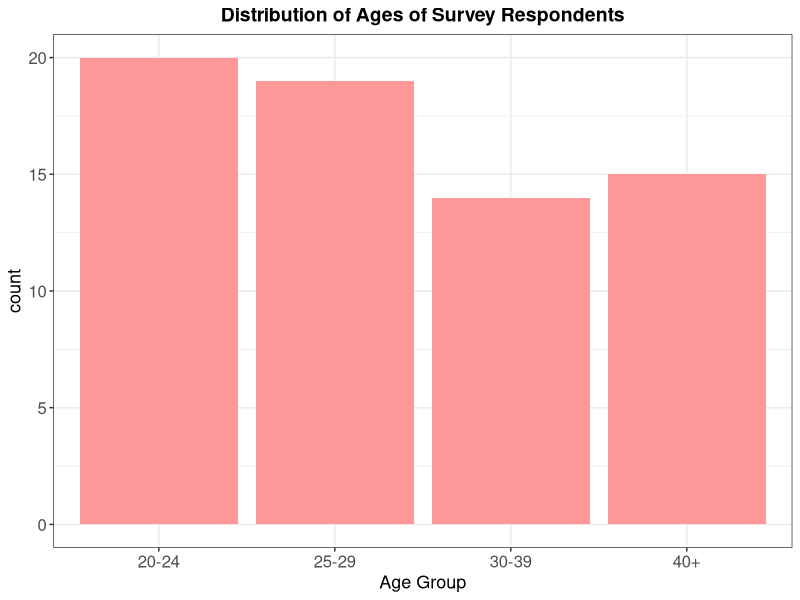
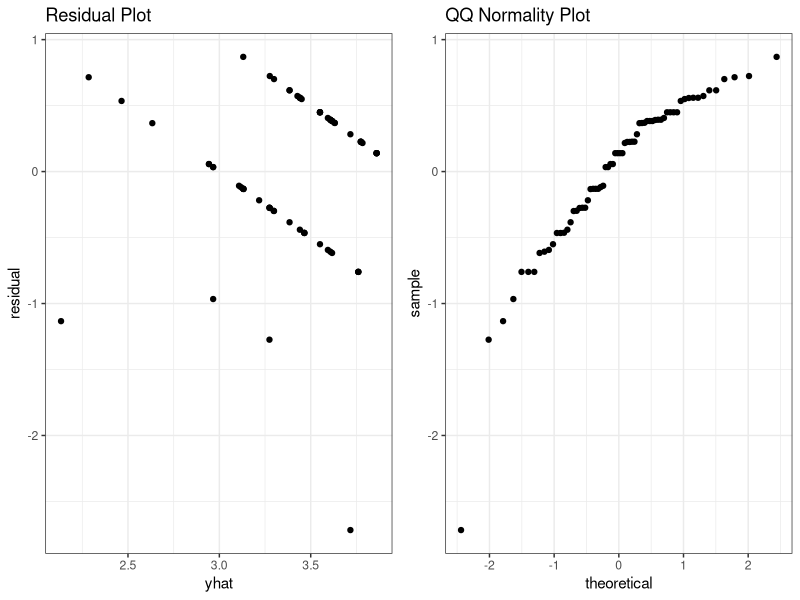

Generate these figures, in order, with R: (Note: this script raises an error after producing the figures.)
## ---- chunk 1
knitr::opts_chunk$set(echo = TRUE)
knitr::opts_chunk$set(fig.path = "images_report/")
library(tidyverse)
library(gridExtra)
library(MASS)
## ---- chunk 2
# load data
tidy_data <- read.csv("../data/tidy_data.csv")

# factor relevel
tidy_data$recycling_freq <- tidy_data$recycling_freq %>% fct_relevel("Rarely","Sometimes","Usually","Always")
tidy_data$background <- tidy_data$background %>% fct_relevel("Yes","No")
tidy_data$watch <- tidy_data$watch %>% fct_relevel("Have watched","Will pass")
## ---- chunk 3
# Changing recycling_freq to not be a factor for linear regression analysis.
tidy_data <- tidy_data %>%
  mutate(recycling_freq_nf = if_else(recycling_freq =="Always",
                                     5, if_else(recycling_freq == "Usually",
                                     4, if_else(recycling_freq == "Sometimes",
                                     3, if_else(recycling_freq == "Rarely",
                                     2, if_else(recycling_freq == "Never",
                                     1, 0))))))

## ---- chunk 4
head(tidy_data)
tidy_data <- tidy_data %>%
  mutate(age = if_else((age == "30-34" | age == "35-39"), "30-39", as.character(age)))


## ---- chunk 5
ggplot(tidy_data, aes(age)) +
  geom_histogram(stat = "Count", fill = "#ff9999") +
  labs(x = "Age Group",
       title = "Distribution of Ages of Survey Respondents") +
  theme_bw() +
  theme(plot.title = element_text(size = 14, face = "bold", hjust = 0.5),
        axis.text = element_text(size = 12),
        axis.title = element_text(size = 13))

## ---- chunk 6
lm_test <- lm(recycling_freq %>% as.numeric() ~ self_rating_before + background + age, data = tidy_data)

lm_data <- tidy_data %>%
  mutate(recycling_freq_num = as.numeric(recycling_freq),
         lm_fitted = lm_test %>% fitted(),
         lm_resid = lm_test %>% resid())

resid_plot <- lm_data %>%
  ggplot(aes(x= lm_fitted, y = lm_resid)) +
  geom_point() +
  labs(x="yhat", y="residual",title="Residual Plot") +
  theme(plot.title = element_text(size = 14, face = "bold", hjust = 0.5),
        axis.text = element_text(size = 12),
        axis.title = element_text(size = 13))+
  theme_bw()

qq_norm <- lm_data %>%
  ggplot(aes(sample= lm_resid)) +
  stat_qq() +
  labs(title="QQ Normality Plot") +
  theme(plot.title = element_text(size = 14, face = "bold", hjust = 0.5),
        axis.text = element_text(size = 12),
        axis.title = element_text(size = 13))+
  theme_bw()

grid.arrange(resid_plot,qq_norm,nrow=1)
## ---- chunk 7
simple_model= lm(data=tidy_data, recycling_freq_nf ~ self_rating_before)
age_confounder= lm(data=tidy_data, recycling_freq_nf ~ self_rating_before + age)
background_confounder= lm(data=tidy_data, recycling_freq_nf ~ self_rating_before + background)
interaction_effects = lm(data=tidy_data, recycling_freq_nf ~ self_rating_before + background*age)

summary(all_variables)
## ---- chunk 8
# Visualization of relationship between recycling freq. and self rating before watching the video
tidy_data %>%
  ggplot(aes(x = recycling_freq, y = self_rating_before)) +
  geom_boxplot(size = .75) +
  geom_jitter(alpha = .1, height = .2) +
  theme(axis.text.x = element_text(angle = 45, hjust = 1, vjust = 1)) +
  coord_flip() +
  theme_bw() +
  labs(y = "Rating before watching the video", x = "Recycling Frequency") +
  ggtitle("Sustainability Importance vs. Recycling Freq.") +
  theme(plot.title = element_text(size = 14, face = "bold", hjust = 0.5),
        axis.text = element_text(size = 12),
        axis.title = element_text(size = 13))
## ---- chunk 9
# Fit a OLR model without interaction
olr_model <- polr(recycling_freq ~ self_rating_before + background + age, data = tidy_data)

tidy_data <- tidy_data %>%
  cbind(., olr_model_prob = predict(olr_model, ., type = "probs")) %>% #estimated probability
  cbind(., olr_model_decision = predict(olr_model))                   #estimated result according to the probabilities
## ---- chunk 10
gf <- table(tidy_data$recycling_freq, tidy_data$olr_model_decision)
accuracy <- (gf[1] + gf[6] + gf[11] + gf[16]) / 68 # 68 observations

print(paste("AIC = ", AIC(olr_model)))
print(paste("Log likelihood = ", logLik(olr_model)))
print(paste("Overall accuracy = ", accuracy)) # The larger the better
## ---- chunk 11
# Get the coefficients
summary(olr_model)
exp(coef(olr_model))
## ---- chunk 12
upper_CI = exp(0.6730300 + 1.96*0.1722552)
lower_CI = exp(0.6730300 - 1.96*0.1722552)
print(paste("95% CI for non-interaction model= ", lower_CI, upper_CI))

## ---- chunk 13
# Fit a OLR model with interaction
olr_model_interaction <- polr(recycling_freq ~ self_rating_before + background * age, data = tidy_data)

tidy_data <- tidy_data %>%
  cbind(., olr_model_prob2 = predict(olr_model_interaction, .,
                                    type = "probs")) %>% #estimated probability
  cbind(., olr_model_decision2 = predict(olr_model_interaction))                   #estimated result according to the probabilities
## ---- chunk 14
gf2 <- table(tidy_data$recycling_freq, tidy_data$olr_model_decision2)
accuracy <- (gf2[1] + gf2[6] + gf2[11] + gf2[16]) / 68 # 68 observations

print(paste("AIC for OLR model with interaction = ", AIC(olr_model_interaction)))
print(paste("Log likelihood of OLR model with interaction = ", logLik(olr_model_interaction)))
print(paste("Overall accuracy of OLR model with interaction = ", accuracy)) # The larger the better
## ---- chunk 15

anova(olr_model, olr_model_interaction)
## ---- chunk 16
#summary(olr_model_interaction)
# Get the coefficients
# exp(coef((olr_model_interaction)))
## ---- chunk 17
# checking for proportional odds assumption
tidy_data$recycling_freq_nf2 <- as.numeric(tidy_data$recycling_freq_nf)

poa <- function(y) {
  c('>=Never' = qlogis(mean(y >= 1)),
    '>=Rarely' = qlogis(mean(y >= 2)),
    '>=Sometimes' = qlogis(mean(y >= 3)),
    '>= Usually' = qlogis(mean(y >= 4)),
    '>= Always' = qlogis(mean(y >= 5)))
}
(p <- with(tidy_data, summary(as.numeric(recycling_freq_nf2) ~  self_rating_before + background + age, fun=poa)))
## ---- chunk 18
tidy_data_ttest <- tidy_data %>%
  filter(watch %in% 'Have watched')


t.test(tidy_data_ttest$self_rating_before, tidy_data_ttest$self_rating_after, paired=TRUE)
